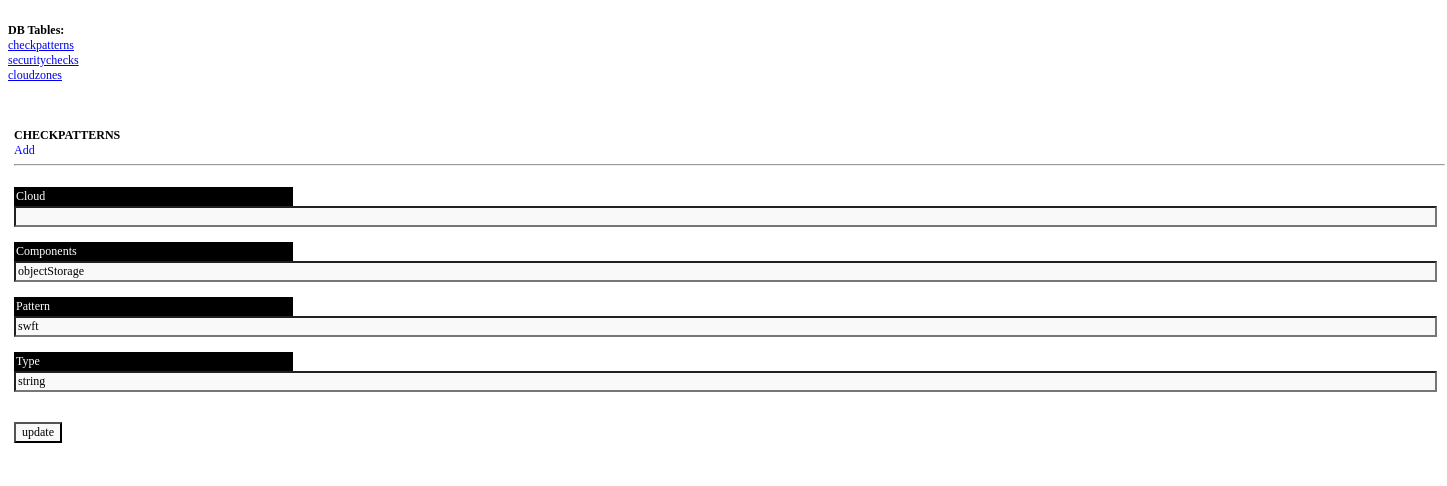
Page /apache/html/db.php?cat=checkpatterns&cmd=update&id=13 on the committed database.
### tables this page shows
CREATE TABLE `checkPatterns` (
  `id` int(11) NOT NULL AUTO_INCREMENT,
  `type` varchar(16) NOT NULL,
  `pattern` varchar(32) NOT NULL,
  `components` varchar(256) NOT NULL,
  PRIMARY KEY (`id`)
);

### apache/html/inc/db.class/_class.checkpatterns.php (called while the page is built, shortened)
<?php
        class CheckPattern extends Gen
        {
                function __construct()
                {
                        $this->table_name       =       'checkPatterns';
                }
        }

### apache/html/inc/db.class/_class.general_db.php (called while the page is built, shortened)
<?php
        class Gen
        {
                var $table_name;
                var $data_array;
                function load_all($where)
                {
                        global $row_nums, $dbconn;
                        if(empty($where))
                        {
                                $where_str = NULL;
                        }
                        else
                        {
                                $where_str = $where;
                        }
                        $q = "SELECT * FROM $this->table_name $where_str";
                        $res = mysqli_query($dbconn, $q) or die('load_all: '.mysqli_error($dbconn));
                        while($row = mysqli_fetch_assoc($res))
                        {
                                $this->data_array[] = $row;
                        }
                                return $this->data_array;
                }
        }
?>

### apache/html/inc/_backend_functions.php (the view, shortened to what this page needs)
<?php
        function prn_frm_end()
        {
           echo "<br><br><span=\"width: 100%; text-align: right;\"><input type=submit value=update /></form>";
        }
	function prn_frm_top()
	{
           if($_GET['cmd'] != 'add') {
?>
<form enctype="multipart/form-data" action="<?php echo $_SERVER[PHP_SELF]; ?>?cat=<?php echo $_GET[cat]; ?>&cmd=<?php echo $_GET[cmd]; ?>&id=<?php echo $_GET[id]; ?>" method="post">
<?php
          }
?>
<?php
	}
	function frm_txt($classvar, $label, $name, $size)
	{
		echo "<br><div class=tblfield>".$label." <a name=".$name.">&nbsp;</a></div>";
		echo "<div class=tblvalue><input type=text name=$name size=$size value=\"".htmlentities($classvar->data_array[0][$name])."\" /></div>"."\r\n";
		return;
	}
?>
<?php
	function prn_dbdata($cat, $classvar, $classname, $num_sort, $other_sort, $order, $shfields, $display)
	{
		$classvar = new $classname;
		if(isset($_GET['id']))
		{
			$classvar->load_all("WHERE $num_sort = $_GET[id]");
			require_once('inc/_'.$cat.'_form.php');
		}
	}
?>

### apache/html/rsc/_main_style.css (style rules this page uses)
body,table, select, input, option { font-size: 12px; font-family: "Trebuchet MS"; }
input, select, option { background: #f9f9f9; }
.tblfield { width: 275px; padding: 2px; background: black; color: white; }
#left a,#main a,#leftnav a { text-decoration: none; color: #00f; }

### rows in the picture
checkpatterns: components "objectStorage", pattern "swft", type "string"

### other values in the picture
$aint "checkpatterns"
$aint "securitychecks"
$aint "cloudzones"
str_replace('_', ' ', $_GET['cat']) "CHECKPATTERNS"
$label "Cloud Components Pattern Type"
